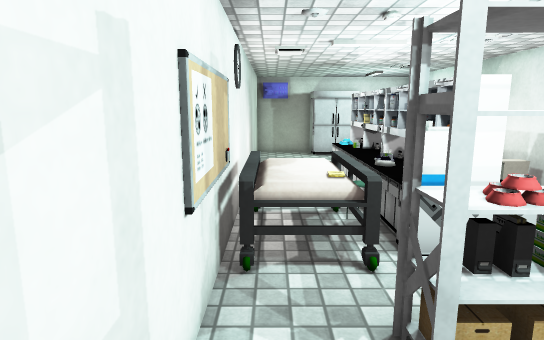
view 1 (above)

14 first-person views from a walk through a scene from a Unity 3-D project. The camera is 1.5 m above the floor, tilts 10° down and sees 75° across. Doors are open. The floor is counted in squares, 0.5 m on a side. Each view is taken from the middle of a square. On the plan, view 1 faces up. The plan holds only what a view shows up to about 20 squares ahead; the rest is blank. The place goes on beyond the plan. The player is left out. Some animated figures are left out. Some surface patterns are stand-ins.

view 2
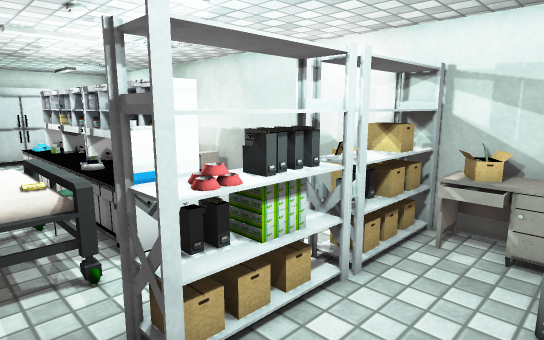

view 3
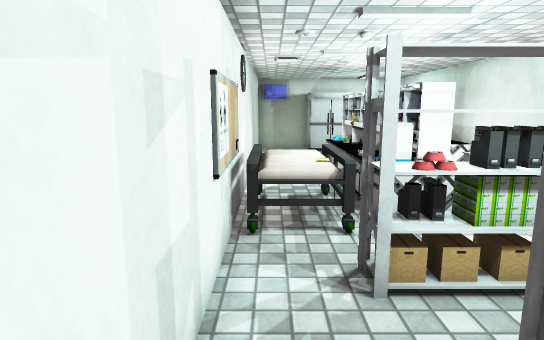

view 4
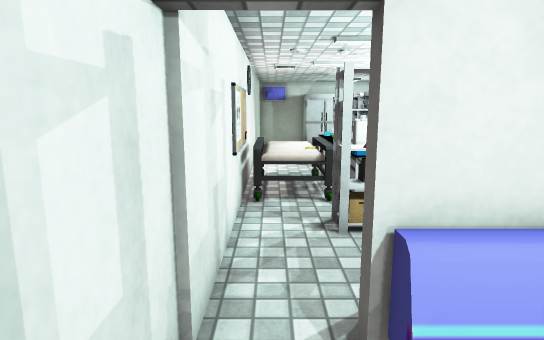

view 5
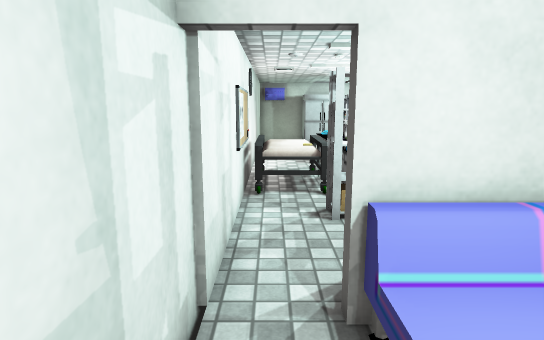

view 6
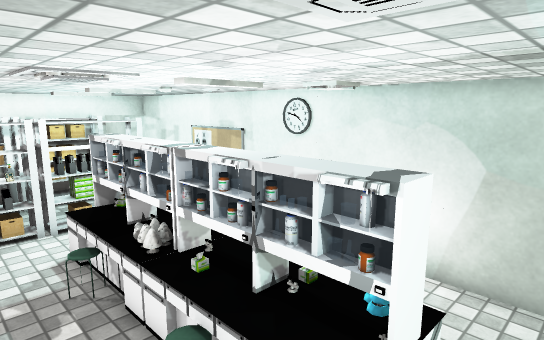

view 7
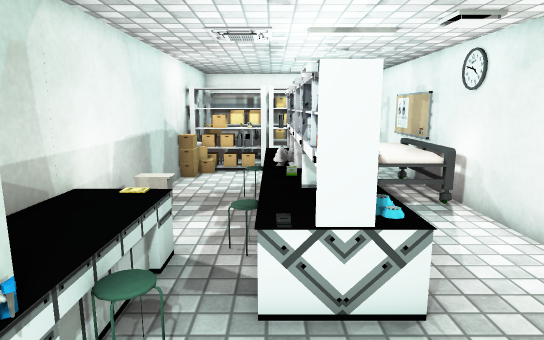

view 8
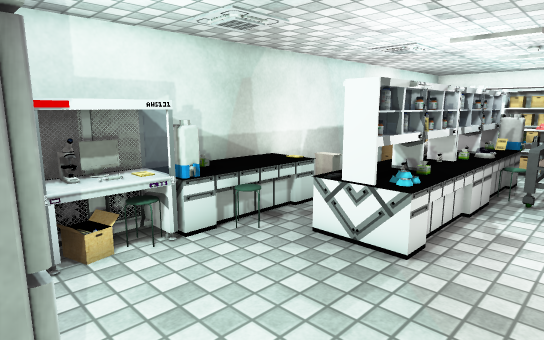

view 9
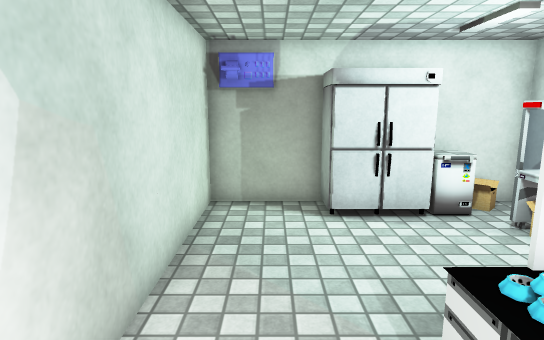

view 10
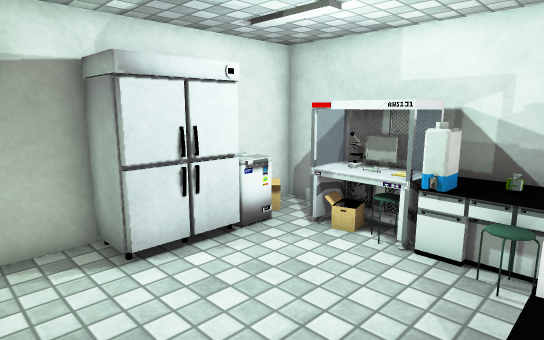

view 11
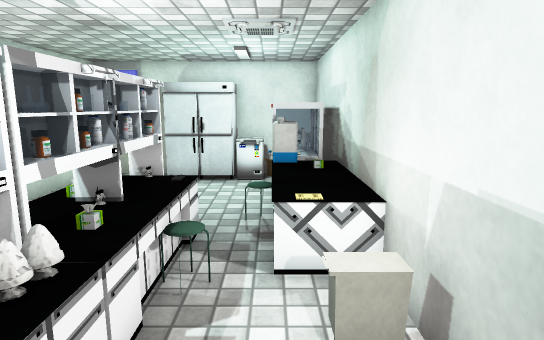

view 12
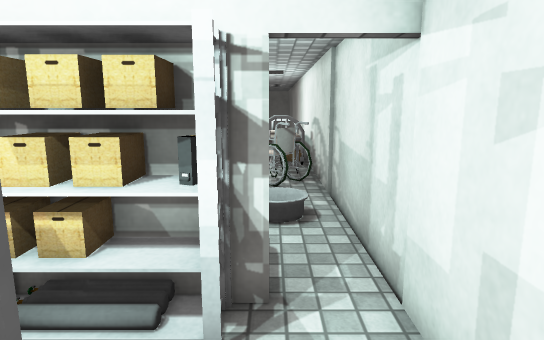

view 13
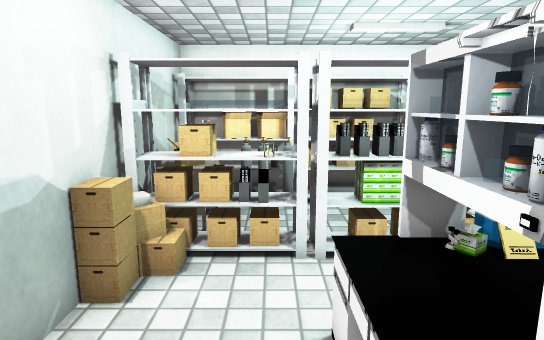

view 14
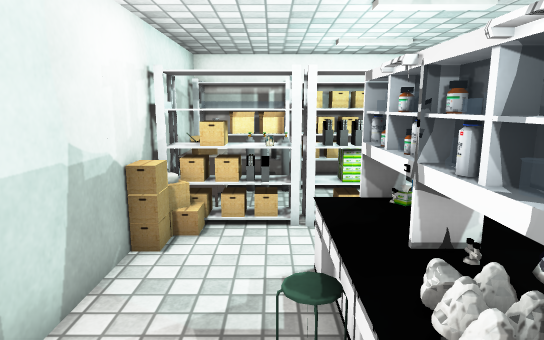

### Floor plan
Key: @ floor where view 1 was taken; # wall or solid block; . main floor; : floor 0.75 m higher than the main floor; / step, stairs or slope; D open door; = window, fence, low wall or low ledge; T table; A tank; R rack; F fridge; E desk; S sofa; B bottle; O other object.
Columns run from 1 left of view 1 to 9 right of it. Each row starts with its distance up from view 1.
 24 ####F F####
 23 #...FFFOO.#
 22 #...FFF.OO#
 21 #.......OO#
 20 #.......OO#
 19 #.......AA#
 18 #.......A:#
 17 #......./ #
 16 #...OOO./ #
 15 #...O O.: #
 14 #...OOO//:#
 13 #...OOO...#
 12 #... TT..O#
 11 #...T B...#
 10 #OOOT B...#
  9 #OOOT#=...#
  8 #OOOT T...#
  7 #OOOT T...#
  6 #OOOA ...OO
  5 #.... ...O#
  4 #..RRRR####
  3 #..RRRR####
  2 #.......EE#
  1 #.......EE#
  0 #@.RRRRRRR
 -1 DDD#RR#
 -2 #.S#  S
 -3 #..
 -4 #..
 -5 #//
 -6 #/

Positions as (right, up) in squares from view 1, and headings:
1: (0, 0), facing up
2: (0, 0), facing up-right
3: (0, -2), facing up
4: (0, -5), facing up
5: (0, -6), facing up
6: (8, 18), facing down-left
7: (5, 21), facing down
8: (0, 23), facing down-right
9: (1, 13), facing up
10: (0, 16), facing up-right
11: (7, 8), facing up
12: (1, 4), facing down
13: (6, 11), facing down
14: (6, 13), facing down
